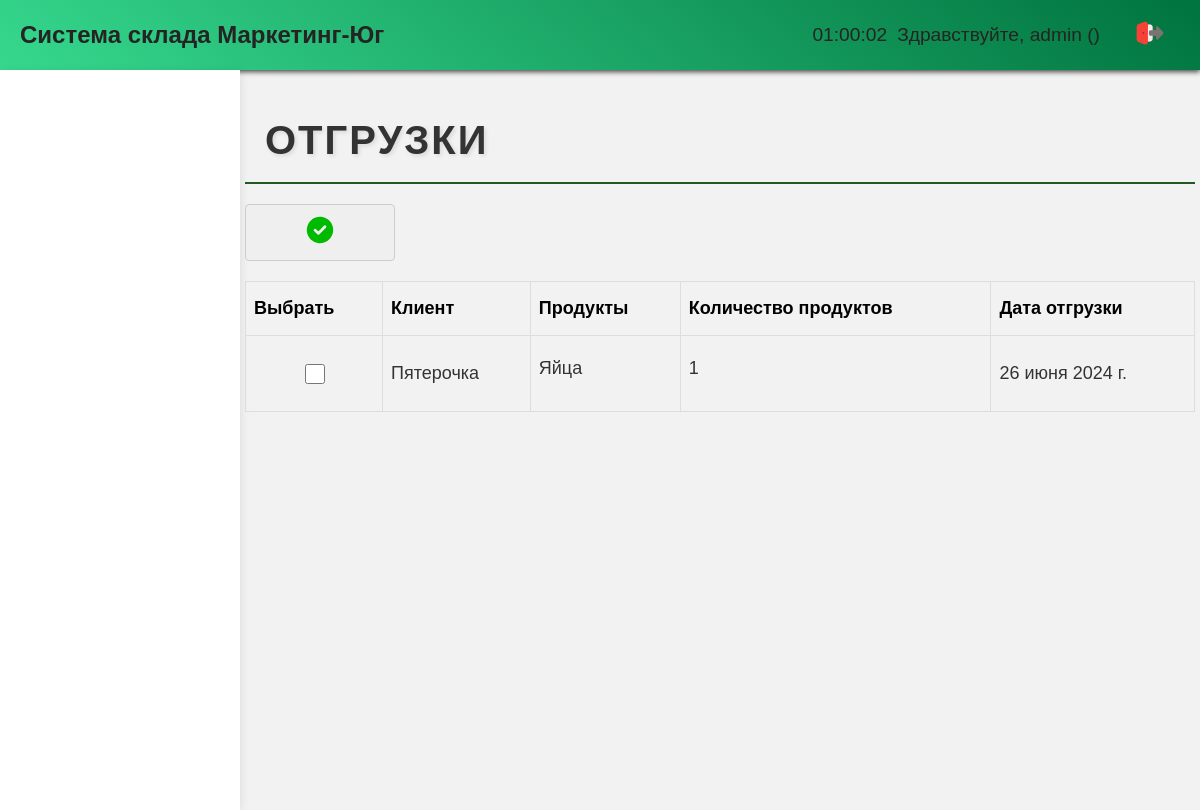
/shipment/ (signed in), run on an earlier commit of the app's database.
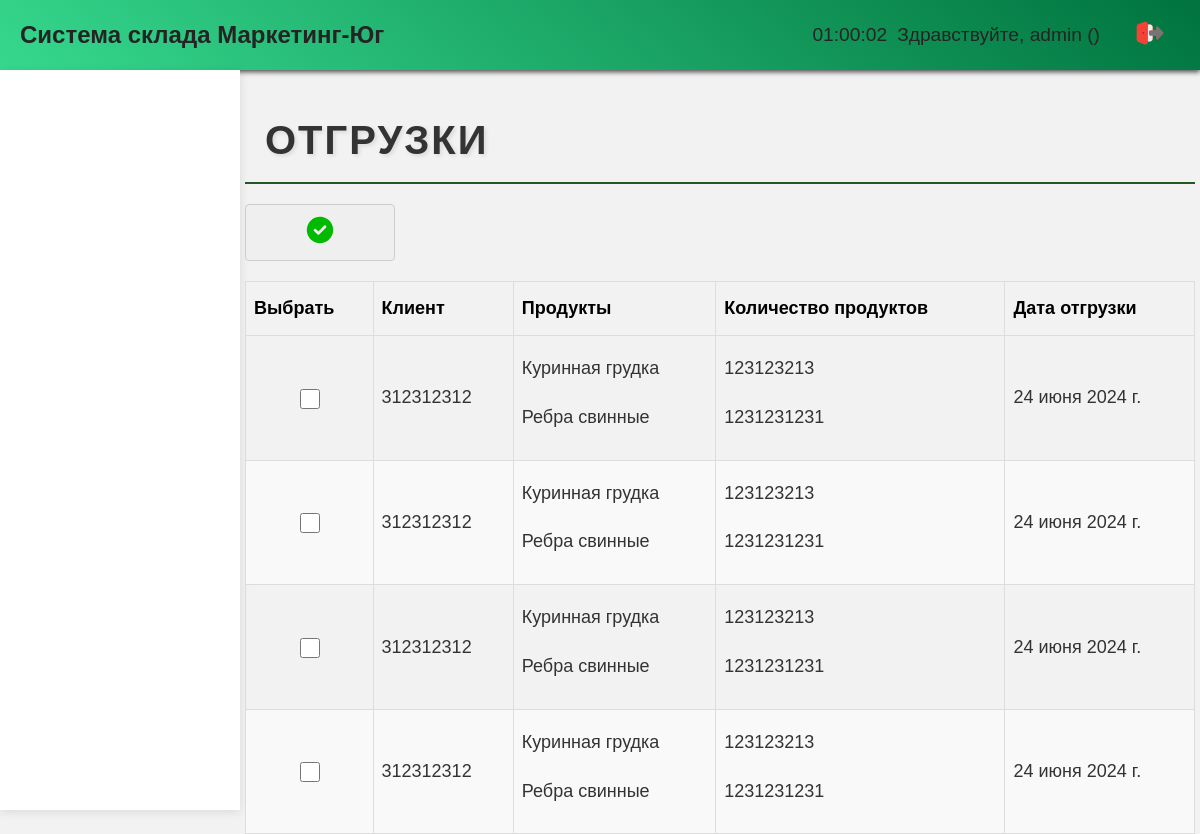
And on a later commit of the database.
### base/models.py (models this page shows, shortened)
class Shipment(models.Model):
    customer = models.CharField(max_length=100)
    products = models.ManyToManyField(ShipmentProduct, related_name='shipment')
    date_shipped = models.DateField()
    class Meta:
        verbose_name = 'Отгрузка'
        verbose_name_plural = 'Отгрузки'

class ShipmentProduct(models.Model):
    product = models.ForeignKey(Product, on_delete=models.CASCADE)
    quantity = models.IntegerField()
    class Meta:
        verbose_name = 'Продукт отгрузки'
        verbose_name_plural = 'Продукты отгрузок'

class Product(models.Model):
    name = models.CharField(max_length=100)
    product_type = models.ForeignKey('ProductType', on_delete=models.CASCADE)
    description = models.TextField(blank=True, null=True)
    price = models.DecimalField(max_digits=10, decimal_places=2)
    quantity = models.IntegerField(default=0)
    updated = models.DateTimeField(auto_now=True)
    created = models.DateTimeField(auto_now_add=True)
    class Meta:
        verbose_name = 'Продукция'
        verbose_name_plural = 'Продукции'

### base/views.py (the view)
# urls.py: path('shipment/', views.shipment, name='shipment'),
def shipment(request):
    shipments = Shipment.objects.all()
    shipment_products = ShipmentProduct.objects.all()
    context = {
        'shipments': shipments,
        'shipment_products': shipment_products
    }
    return render(request, 'shipment.html', context)

### base/templatetags/group_tags.py (called while the page is built)
@register.filter(name='has_group')
def has_group(user, group_name):
    return user.groups.filter(name=group_name).exists()

### templates/shipment.html (shortened to what this page needs)
{% extends 'home.html' %}
{% load static %}
{% block content %}
<h2>Отгрузки</h2>
<table class="shipment-table">
<thead>
<tr>
    <th>Выбрать</th>
    <th>Клиент</th>
    <th>Продукты</th>
    <th>Количество продуктов</th>
    <th>Дата отгрузки</th>
</tr>
</thead>
<tbody>
<button id="complete-shipment-button" class="icon-button">
    <img src="{% static 'images/check.svg' %}" alt="Подтвердить отгрузку">
</button>
{% for shipment in shipments %}
<tr>
    <td style="text-align: center;"><input type="checkbox" class="checkbox-custom" name="selected_shipment" value="{{ shipment.id }}"></td>
    <td>{{ shipment.customer }}</td>
    <td class="text2">
        {% for shipment_product in shipment.products.all %}
            <p>{{ shipment_product.product.name }}</p>
        {% endfor %}
    </td>
    <td class="text2">
        {% for shipment_product in shipment.products.all %}
            <p>{{ shipment_product.quantity }}</p>
        {% endfor %}
    </td>
    <td>{{ shipment.date_shipped }}</td>
</tr>
{% empty %}
<tr>
    <td colspan="5">Нет данных об отгрузках</td>
</tr>
{% endfor %}
</tbody>
</table>
{% endblock %}

### templates/home.html (shortened to what this page needs)
<!DOCTYPE html>
<html lang="ru">
{% load static %}
{% load group_tags %}
<head>
    <link rel="stylesheet" href="{% static 'styles/home.css' %}">
</head>
<body>
{% include 'header.html' %}
<div class="main-container">
    <aside class="sidebar">
    </aside>
    <main class="content" id="content">
        {% block content %}{% endblock %}
    </main>
</div>
</body>
</html>

### templates/header.html (shortened to what this page needs)
<header>
{% load static %}
    <link rel="stylesheet" href="{% static 'styles/header.css' %}">
    <div class="header-left">
        <h1>Система склада Маркетинг-Юг</h1>
    </div>
    <div class="header-right">
    <span id="current-time"></span>
        {% if user.is_authenticated %}
            <span>Здравствуйте, {{ user.username }} ({{ user.groups.first.name }})</span>
        <a href="{% url 'logout' %}">
            <img src="{% static 'images/exit.svg' %}" alt="Выход">
            </a>
        {% else %}
            <a href="{% url 'login' %}">Войти</a>
        {% endif %}
    </div>
</header>

### static/styles/home.css (style rules this page uses)
body { font-family: Arial, sans-serif; background: #f2f2f2; margin: 0; padding: 0; display: flex; flex-direction: column; }
header { background: linear-gradient(220deg, #00733E, #36D88E); color: #ffffff; padding: 10px 20px; display: flex; justify-content: space-between; align-items: center; }
h2 { font-family: 'Arial', sans-serif; font-size: 2.5rem; font-weight: bold; color: #333; text-transform: uppercase; letter-spacing: 2px; text-shadow: 2px 2px 4px rgba(0, 0, 0, 0.1); margin-bottom: 20px; padding-left: 20px; border-bottom: 2px solid rgba(12, 73, 12, 0.9); padding-bottom: 10px; position: relative; }
.content p { font-size: 2rem; line-height: 1.6; color: #666666; margin-bottom: 20px; }
.text2 p { font-size: 1em; color: #333; margin-top: 10px; }
.header-left h1 { margin: 0; }
.header-right { display: flex; align-items: center; }
.header-right span { margin-right: 20px; }
.header-right a { color: #ffffff; text-decoration: none; margin-left: 10px; }
.main-container { display: flex; height: calc(100vh - 60px); }
.sidebar { background: #ffffff; padding: 20px; box-shadow: 0 2px 10px rgba(0, 0, 0, 0.1); width: 200px; display: flex; flex-direction: column; align-items: center; }
.icon-button { display: flex; flex-direction: column; align-items: center; text-decoration: none; color: #333333; transition: color 0.3s ease; padding: 10px; border: 1px solid #ccc; border-radius: 4px; width: 150px; position: relative; }
.icon-button img { width: 30px; height: 30px; margin-bottom: 5px; }
.content { flex-grow: 1; padding: 5px; background-size: cover; background-position: center; color: #333333; font-family: 'Arial', sans-serif; font-size: 16px; line-height: 1.6; }
.checkbox-custom { display: inline-block; width: 20px; height: 20px; background-color: #eee; border: 1px solid #ccc; border-radius: 3px; position: relative; vertical-align: middle; }
.shipment-table { width: 100%; border-collapse: collapse; margin: 20px 0; font-size: 18px; text-align: left; }
.shipment-table thead tr { background-color: #f2f2f2; color: #333; }
.shipment-table th, .shipment-table td { border: 1px solid #ddd; padding: 8px; }
.shipment-table tr:nth-child(even) { background-color: #f9f9f9; }
.shipment-table th { padding-top: 12px; padding-bottom: 12px; background-color: #F2F2F2; color: black; }
.text2 { white-space: nowrap; }

### static/styles/header.css (style rules this page uses)
header { background-color: #007633; color: #252424; padding: 10px 20px; display: flex; justify-content: space-between; align-items: center; box-shadow: 0 2px 5px rgba(0, 0, 0, 0.7); }
.header-left h1 { font-size: 1.5rem; margin: 0; }
.header-right { display: flex; align-items: center; }
.header-right span { margin-right: 10px; font-size: 1.2rem; }
.header-right a { color: #252424; text-decoration: none; padding: 8px 15px; border-radius: 5px; transition: background-color 0.3s ease; }

What changed in the data, as far as the page shows it:
removed Shipment: customer "Пятерочка", date_shipped "26 июня 2024 г."
removed ShipmentProduct: product.name "Яйца", quantity "1"
added Shipment: customer "312312312", date_shipped "24 июня 2024 г."
added ShipmentProduct: product.name "Куринная грудка", quantity "123123213"
added ShipmentProduct: product.name "Ребра свинные", quantity "1231231231"
added Shipment: customer "312312312", date_shipped "24 июня 2024 г."
added ShipmentProduct: product.name "Куринная грудка", quantity "123123213"
added ShipmentProduct: product.name "Ребра свинные", quantity "1231231231"
added Shipment: customer "312312312", date_shipped "24 июня 2024 г."
added ShipmentProduct: product.name "Куринная грудка", quantity "123123213"
added ShipmentProduct: product.name "Ребра свинные", quantity "1231231231"
added Shipment: customer "312312312", date_shipped "24 июня 2024 г."
added ShipmentProduct: product.name "Куринная грудка", quantity "123123213"
added ShipmentProduct: product.name "Ребра свинные", quantity "1231231231"
